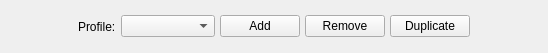
<?xml version="1.0" encoding="UTF-8"?>
<ui version="4.0">
 <class>ProfileForm</class>
 <widget class="QWidget" name="ProfileForm">
  <property name="geometry">
   <rect>
    <x>0</x>
    <y>0</y>
    <width>548</width>
    <height>53</height>
   </rect>
  </property>
  <property name="windowTitle">
   <string>Form</string>
  </property>
  <layout class="QHBoxLayout" name="horizontalLayout_2" stretch="1,5,1">
   <property name="spacing">
    <number>5</number>
   </property>
   <property name="leftMargin">
    <number>0</number>
   </property>
   <property name="topMargin">
    <number>0</number>
   </property>
   <property name="rightMargin">
    <number>0</number>
   </property>
   <property name="bottomMargin">
    <number>0</number>
   </property>
   <item>
    <spacer name="horizontalSpacer">
     <property name="orientation">
      <enum>Qt::Horizontal</enum>
     </property>
     <property name="sizeHint" stdset="0">
      <size>
       <width>40</width>
       <height>20</height>
      </size>
     </property>
    </spacer>
   </item>
   <item>
    <layout class="QHBoxLayout" name="horizontalLayout" stretch="0,3,2,2,2">
     <item>
      <widget class="QLabel" name="label">
       <property name="text">
        <string>Profile:</string>
       </property>
      </widget>
     </item>
     <item>
      <widget class="QComboBox" name="profileComboBox"/>
     </item>
     <item>
      <widget class="QPushButton" name="addProfileBtn">
       <property name="sizePolicy">
        <sizepolicy hsizetype="Fixed" vsizetype="Fixed">
         <horstretch>0</horstretch>
         <verstretch>0</verstretch>
        </sizepolicy>
       </property>
       <property name="toolTip">
        <string>Add a Profile</string>
       </property>
       <property name="text">
        <string>Add</string>
       </property>
       <property name="iconSize">
        <size>
         <width>24</width>
         <height>24</height>
        </size>
       </property>
      </widget>
     </item>
     <item>
      <widget class="QPushButton" name="removeProfileBtn">
       <property name="sizePolicy">
        <sizepolicy hsizetype="Fixed" vsizetype="Fixed">
         <horstretch>0</horstretch>
         <verstretch>0</verstretch>
        </sizepolicy>
       </property>
       <property name="toolTip">
        <string>Remove Profile</string>
       </property>
       <property name="text">
        <string>Remove</string>
       </property>
       <property name="iconSize">
        <size>
         <width>24</width>
         <height>24</height>
        </size>
       </property>
      </widget>
     </item>
     <item>
      <widget class="QPushButton" name="duplicateProfileBtn">
       <property name="sizePolicy">
        <sizepolicy hsizetype="Fixed" vsizetype="Fixed">
         <horstretch>0</horstretch>
         <verstretch>0</verstretch>
        </sizepolicy>
       </property>
       <property name="toolTip">
        <string>Remove Profile</string>
       </property>
       <property name="text">
        <string>Duplicate</string>
       </property>
       <property name="iconSize">
        <size>
         <width>24</width>
         <height>24</height>
        </size>
       </property>
      </widget>
     </item>
    </layout>
   </item>
   <item>
    <spacer name="horizontalSpacer_2">
     <property name="orientation">
      <enum>Qt::Horizontal</enum>
     </property>
     <property name="sizeHint" stdset="0">
      <size>
       <width>40</width>
       <height>20</height>
      </size>
     </property>
    </spacer>
   </item>
  </layout>
 </widget>
 <resources/>
 <connections/>
</ui>
